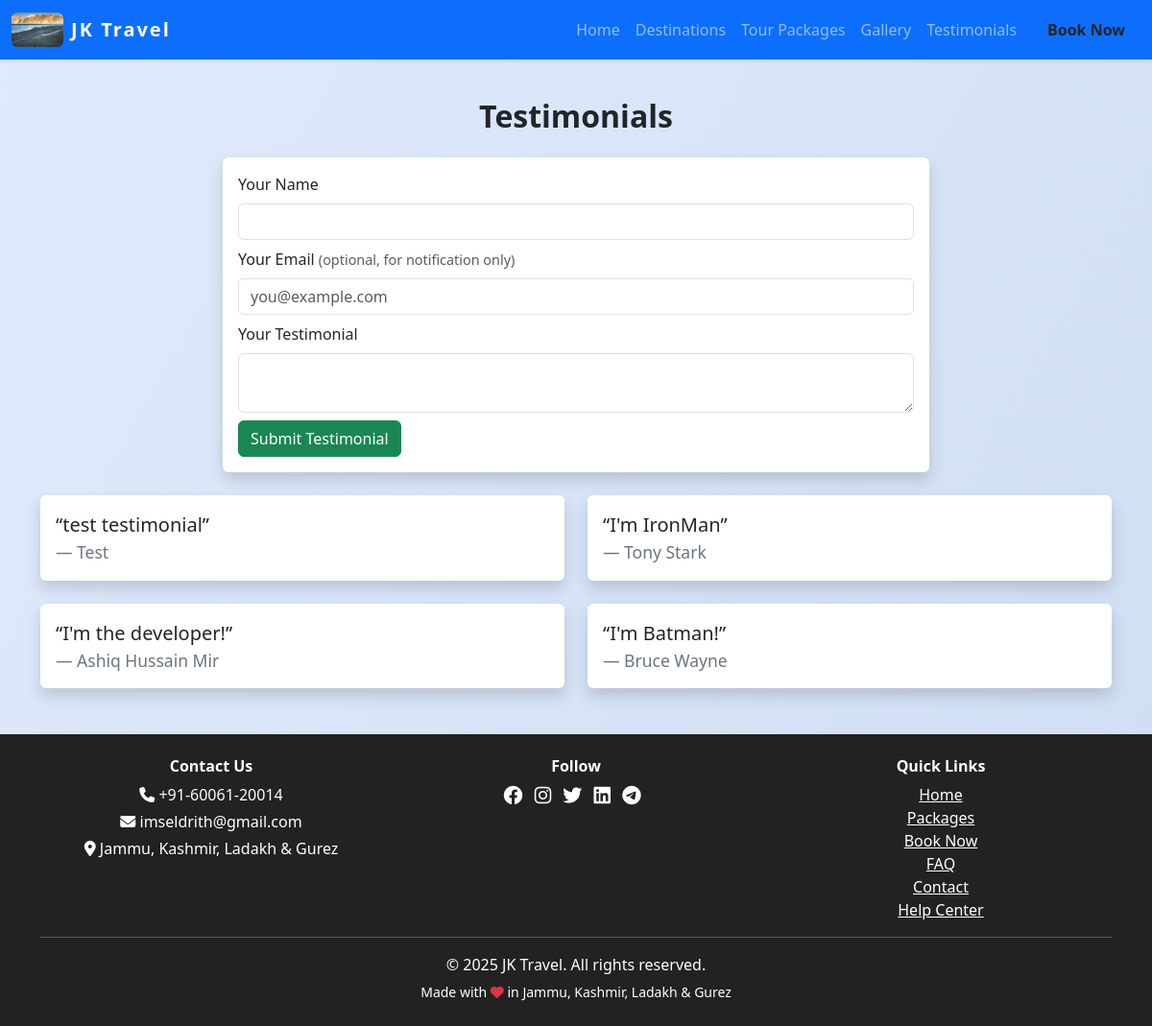
Screenshot of /testimonials with the database file from the repository.
### models.py (models this page shows, shortened)
class SiteSettings(db.Model):
    id = db.Column(db.Integer, primary_key=True)
    site_name = db.Column(db.String(120), default='JKLG Travel')
    site_title = db.Column(db.String(200), default='JKLG Travel - Explore Jammu, Kashmir, Ladakh & Gurez')
    logo = db.Column(db.String(200))
    phone = db.Column(db.String(30), default='+91-12345-67890')
    email = db.Column(db.String(120), default='info@jklgtravel.com')
    address = db.Column(db.String(200), default='Jammu, Kashmir, Ladakh & Gurez')
    facebook = db.Column(db.String(120))  # Username only
    instagram = db.Column(db.String(120))  # Username only
    twitter = db.Column(db.String(120))  # Username only
    linkedin = db.Column(db.String(120))  # Username only
    youtube = db.Column(db.String(120))  # Channel/user ID only
    whatsapp = db.Column(db.String(30))  # Number only
    telegram = db.Column(db.String(120))  # Username only
    meta_description = db.Column(db.String(300))
    about = db.Column(db.Text)
    google_analytics_id = db.Column(db.String(32))
    show_facebook = db.Column(db.Boolean, default=True)
    show_instagram = db.Column(db.Boolean, default=True)
    show_twitter = db.Column(db.Boolean, default=True)
    show_linkedin = db.Column(db.Boolean, default=True)
    show_youtube = db.Column(db.Boolean, default=True)
    show_whatsapp = db.Column(db.Boolean, default=True)
    show_telegram = db.Column(db.Boolean, default=True)
    hero_title = db.Column(db.String(200), default='Discover Jammu, Kashmir, Ladakh & Gurez')
    hero_subtitle = db.Column(db.String(300), default='Unforgettable journeys, breathtaking landscapes, and curated experiences await you.')
    hero_bg_image = db.Column(db.String(200), default='hero_default.jpg')  # New field for background image
    hero_slides = db.Column(db.Text)  # JSON: [{"title":..., "subtitle":..., "image":..., "animation_title":..., "animation_subtitle":...}, ...]
    hero_slide_interval = db.Column(db.Integer, default=5)  # Interval in seconds for hero carousel

class Testimonial(db.Model):
    id = db.Column(db.Integer, primary_key=True)
    name = db.Column(db.String(100), nullable=False)
    email = db.Column(db.String(120), nullable=True)  # New field for user email
    content = db.Column(db.Text, nullable=False)
    date = db.Column(db.Date)
    status = db.Column(db.String(20), default='Pending')

### views.py (the view, shortened to what this page needs)
@main.route('/testimonials', methods=['GET', 'POST'])
@limiter.limit('5 per minute')
def testimonials():
    from models import Testimonial, SiteSettings, EmailLog  # Ensure Testimonial is always imported
    from app import mail
    page = request.args.get('page', 1, type=int)
    per_page = 6
    pagination = Testimonial.query.filter_by(status='Approved').order_by(Testimonial.id.desc()).paginate(page=page, per_page=per_page, error_out=False)
    testimonials = pagination.items
    return render_template('testimonials.html', testimonials=testimonials, pagination=pagination)

### views.py (called while the page is built)
@main.context_processor
def inject_site_settings():
    settings = SiteSettings.query.first()
    return dict(site_settings=settings)

### templates/testimonials.html (shortened to what this page needs)
{% extends 'base.html' %}
{% block content %}
<h2 class="section-title text-center">Testimonials</h2>
<div class="row g-4 justify-content-center">
    <div class="col-md-8 mb-4">
        <form method="post" action="/testimonials" class="bg-white p-3 rounded shadow">
            <div class="mb-2">
                <label for="name" class="form-label">Your Name</label>
                <input type="text" class="form-control" id="name" name="name" required>
            </div>
            <div class="mb-2">
                <label for="email" class="form-label">Your Email <span class="text-muted" style="font-size:0.9em;">(optional, for notification only)</span></label>
                <input type="email" class="form-control" id="email" name="email" placeholder="you@example.com">
            </div>
            <div class="mb-2">
                <label for="content" class="form-label">Your Testimonial</label>
                <textarea class="form-control" id="content" name="content" rows="2" required></textarea>
            </div>
            <button type="submit" class="btn btn-success">Submit Testimonial</button>
        </form>
    </div>
</div>
<div class="row g-4 justify-content-center">
    {% for t in testimonials %}
    <div class="col-md-6">
        <div class="card border-success shadow">
            <div class="card-body">
                <blockquote class="blockquote mb-0">
                    <p>“{{ t.content }}”</p>
                    <footer class="blockquote-footer">{{ t.name }}</footer>
                </blockquote>
            </div>
        </div>
    </div>
    {% endfor %}
</div>
{% endblock %}

### templates/base.html (shortened to what this page needs)
<!DOCTYPE html>
<html lang="en">
<head>
    <link rel="stylesheet" href="https://cdn.jsdelivr.net/npm/bootstrap@5.3.0/dist/css/bootstrap.min.css">
    <link rel="stylesheet" href="https://cdnjs.cloudflare.com/ajax/libs/font-awesome/6.4.0/css/all.min.css">
</head>
<body>
    <nav class="navbar navbar-expand-lg navbar-dark bg-primary shadow-sm">
        <div class="container-fluid">
            <a class="navbar-brand d-flex align-items-center gap-2" href="/">
                {% if site_settings and site_settings.logo %}
                    <img src="{{ url_for('static', filename='uploads/' ~ site_settings.logo) }}" alt="Logo" style="height:36px; width:auto; border-radius:6px;">
                {% else %}
                    <i class="fa fa-mountain-sun fa-lg"></i>
                {% endif %}
                {{ site_settings.site_name if site_settings and site_settings.site_name else 'JKLG Travel' }}
            </a>
            <div class="collapse navbar-collapse" id="navbarNav">
                <ul class="navbar-nav ms-auto">
                    <li class="nav-item"><a class="nav-link" href="/">Home</a></li>
                    <li class="nav-item"><a class="nav-link" href="/places">Destinations</a></li>
                    <li class="nav-item"><a class="nav-link" href="/packages">Tour Packages</a></li>
                    <li class="nav-item"><a class="nav-link" href="/gallery">Gallery</a></li>
                    <li class="nav-item"><a class="nav-link" href="/testimonials">Testimonials</a></li>
                    <li class="nav-item"><a class="nav-link btn btn-warning text-dark ms-2 px-3 fw-bold" href="/book">Book Now</a></li>
                </ul>
            </div>
        </div>
    </nav>
    <div class="container mt-4">
        {% block content %}{% endblock %}
    </div>
    <footer class="footer text-center mt-5">
        <div class="container">
            <div class="row mb-2">
                <div class="col-md-4 mb-2 mb-md-0">
                    <h6 class="fw-bold">Contact Us</h6>
                    <p class="mb-1"><i class="fa fa-phone"></i> {{ site_settings.phone if site_settings and site_settings.phone else '+91-12345-67890' }}</p>
                    <p class="mb-1"><i class="fa fa-envelope"></i> {{ site_settings.email if site_settings and site_settings.email else 'info@jklgtravel.com' }}</p>
                    <p class="mb-1"><i class="fa fa-map-marker-alt"></i> {{ site_settings.address if site_settings and site_settings.address else 'Jammu, Kashmir, Ladakh & Gurez' }}</p>
                </div>
                <div class="col-md-4 mb-2 mb-md-0">
                    <h6 class="fw-bold">Follow</h6>
                    {% if site_settings and site_settings.facebook and site_settings.show_facebook %}
                        <a href="https://facebook.com/{{ site_settings.facebook }}" class="me-2 text-white"><i class="fab fa-facebook fa-lg"></i></a>
                    {% endif %}
                    {% if site_settings and site_settings.instagram and site_settings.show_instagram %}
                        <a href="https://instagram.com/{{ site_settings.instagram }}" class="me-2 text-white"><i class="fab fa-instagram fa-lg"></i></a>
                    {% endif %}
                    {% if site_settings and site_settings.twitter and site_settings.show_twitter %}
                        <a href="https://x.com/{{ site_settings.twitter }}" class="me-2 text-white"><i class="fab fa-twitter fa-lg"></i></a>
                    {% endif %}
                    {% if site_settings and site_settings.linkedin and site_settings.show_linkedin %}
                        <a href="https://linkedin.com/in/{{ site_settings.linkedin }}" class="me-2 text-white"><i class="fab fa-linkedin fa-lg"></i></a>
                    {% endif %}
                    {% if site_settings and site_settings.telegram and site_settings.show_telegram %}
                        <a href="https://t.me/{{ site_settings.telegram }}" class="me-2 text-white"><i class="fab fa-telegram fa-lg"></i></a>
                    {% endif %}
                </div>
                <div class="col-md-4">
                    <h6 class="fw-bold">Quick Links</h6>
                    <a href="/" class="d-block text-white">Home</a>
                    <a href="/packages" class="d-block text-white">Packages</a>
                    <a href="/book" class="d-block text-white">Book Now</a>
                    <a href="/faq" class="d-block text-white">FAQ</a>
                    <a href="/contact" class="d-block text-white">Contact</a>
                    <a href="/help" class="d-block text-white">Help Center</a>
                </div>
            </div>
            <hr class="bg-light">
            <p class="mb-1">&copy; {{ 2025 }} {{ site_settings.site_name if site_settings and site_settings.site_name else 'JKLG Travel Agency' }}. All rights reserved.</p>
            <small>Made with <i class="fa fa-heart text-danger"></i> in Jammu, Kashmir, Ladakh & Gurez</small>
        </div>
    </footer>
</body>
</html>

### templates/base.html (style rules this page uses)
body { background: linear-gradient(120deg, #e0eafc, #cfdef3 100%); min-height: 100vh; }
.navbar-brand { font-weight: bold; letter-spacing: 2px; }
.section-title { margin-top: 40px; margin-bottom: 24px; font-weight: 700; }
.card { box-shadow: 0 2px 12px rgba(0,0,0,0.07); border: none; }
.footer { background: #222; color: #fff; padding: 24px 0; margin-top: 48px; }
.footer a { color: #fff; text-decoration: underline; }

### rows the page displays
SiteSettings: logo (picture), site_name "JK Travel", phone "+91-60061-20014", email "imseldrith@gmail.com", address "Jammu, Kashmir, Ladakh & Gurez"
Testimonial: content "test testimonial", name "Test"
Testimonial: content "I'm IronMan", name "Tony Stark"
Testimonial: content "I'm the developer!", name "Ashiq Hussain Mir"
Testimonial: content "I'm Batman!", name "Bruce Wayne"

### other values shown
{{ 2025 }} "2025"
